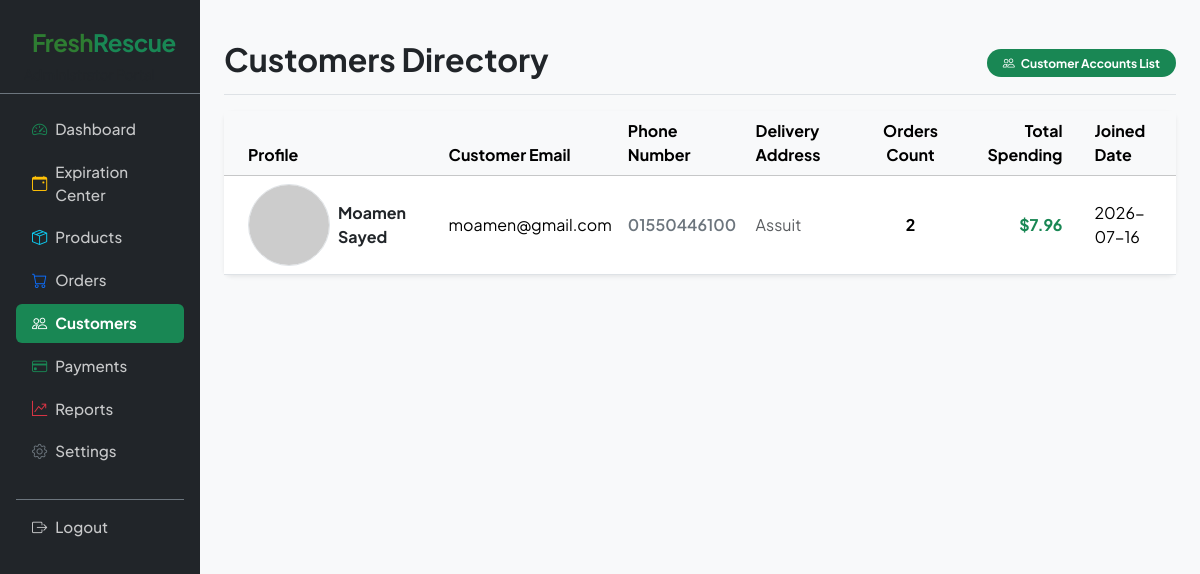
The page /admin/customers.php (signed in) on the database its author committed.
### tables this page shows
CREATE TABLE `user` (
  `id` int(11) NOT NULL,
  `name` varchar(255) NOT NULL,
  `email` varchar(255) NOT NULL,
  `password` varchar(255) NOT NULL,
  `role` varchar(50) DEFAULT 'user',
  `created_at` timestamp NOT NULL DEFAULT current_timestamp()
);

### includes/functions.php (called while the page is built, shortened)
<?php
function esc(string $value): string {
    return htmlspecialchars($value, ENT_QUOTES, 'UTF-8');
}

### admin/customers.php (the view, shortened to what this page needs)
<?php
require_once __DIR__ . '/../includes/functions.php';
$conn = getDatabaseConnection();
$query = "SELECT u.*,
                 (SELECT COUNT(*) FROM `order` o WHERE o.user_id = u.id) as orders_count,
                 (SELECT SUM(total_price) FROM `order` o WHERE o.user_id = u.id) as total_spending,
                 (SELECT phone FROM `user_phones` up WHERE up.user_id = u.id LIMIT 1) as phone,
                 (SELECT address FROM `user_addresses` ua WHERE ua.user_id = u.id LIMIT 1) as address
          FROM `user` u
          WHERE u.role = 'customer'
          ORDER BY u.id DESC";
$result = $conn->query($query);
$customers = [];
while ($row = $result->fetch_assoc()) {
    $customers[] = $row;
}
include __DIR__ . '/../includes/head.php';
?>
<div class="container-fluid">
  <div class="row">
    <?php include __DIR__ . '/../includes/sidebar.php'; ?>
    <main class="col-md-9 ms-sm-auto col-lg-10 px-md-4 py-4 bg-light">
      <div class="d-flex justify-content-between flex-wrap flex-md-nowrap align-items-center pt-3 pb-2 mb-3 border-bottom">
        <h1 class="h2 fw-bold text-dark">Customers Directory</h1>
        <div class="btn-toolbar mb-2 mb-md-0">
          <span class="badge bg-success px-3 py-2 fs-7 rounded-pill"><i class="bi bi-people me-1"></i> Customer Accounts List</span>
        </div>
      </div>
      <div class="card border-0 shadow-sm rounded-3">
        <div class="card-body p-0 bg-white">
          <div class="table-responsive">
            <table class="table table-hover align-middle mb-0 fs-8">
              <thead class="table-light">
                <tr>
                  <th class="ps-4">Profile</th>
                  <th>Customer Email</th>
                  <th>Phone Number</th>
                  <th>Delivery Address</th>
                  <th class="text-center">Orders Count</th>
                  <th class="text-end">Total Spending</th>
                  <th class="ps-4">Joined Date</th>
                </tr>
              </thead>
              <tbody>
                <?php if (empty($customers)): ?>
                  <tr><td colspan="7" class="text-center text-muted py-4">No customer accounts registered yet.</td></tr>
                <?php else: ?>
                  <?php foreach ($customers as $c):
                      $avatarName = urlencode($c['name']);
                      $spending = $c['total_spending'] ?? 0.0;
                      $phone = $c['phone'] ?? 'N/A';
                      $address = $c['address'] ?? 'N/A';
                  ?>
                    <tr>
                      <td class="ps-4">
                        <div class="d-flex align-items-center gap-2">
                          <img src="https://ui-avatars.com/api/?name=<?php echo $avatarName; ?>&background=198754&color=fff&size=32" alt="<?php echo esc($c['name']); ?> avatar" class="rounded-circle border">
                          <span class="fw-bold text-dark"><?php echo esc($c['name']); ?></span>
                        </div>
                      </td>
                      <td><?php echo esc($c['email']); ?></td>
                      <td class="fw-semibold text-secondary"><?php echo esc($phone); ?></td>
                      <td class="text-muted"><?php echo esc($address); ?></td>
                      <td class="text-center fw-bold"><?php echo $c['orders_count']; ?></td>
                      <td class="text-end fw-bold text-success">$<?php echo number_format($spending, 2); ?></td>
                      <td class="ps-4"><?php echo date('Y-m-d', strtotime($c['created_at'])); ?></td>
                    </tr>
                  <?php endforeach; ?>
                <?php endif; ?>
              </tbody>
            </table>
          </div>
        </div>
      </div>
    </main>
  </div>
</div>
</body>
</html>

### assets/css/variables.css (style rules this page uses)
:root { --primary-color: #2E7D32; --primary-hover: #1b5e20; --secondary-color: #F9A826; --bg-color: #ffffff; --card-bg: #f8f9fa; --text-color: #212529; --text-muted: #6c757d; --border-color: #e9ecef; --radius-md: 8px; --shadow-soft: 0 2px 12px rgba(0, 0, 0, 0.04); --font-family: 'Plus Jakarta Sans', sans-serif; --transition: all 0.2s ease-in-out; }
body { font-family: var(--font-family); background-color: var(--bg-color); color: var(--text-color); -webkit-font-smoothing: antialiased; }

### rows shown on the page
user: name "Moamen Sayed", email "moamen@gmail.com", phone "01550446100", address "Assuit", orders_count "2", spending "7.96", created_at "2026-07-16"
